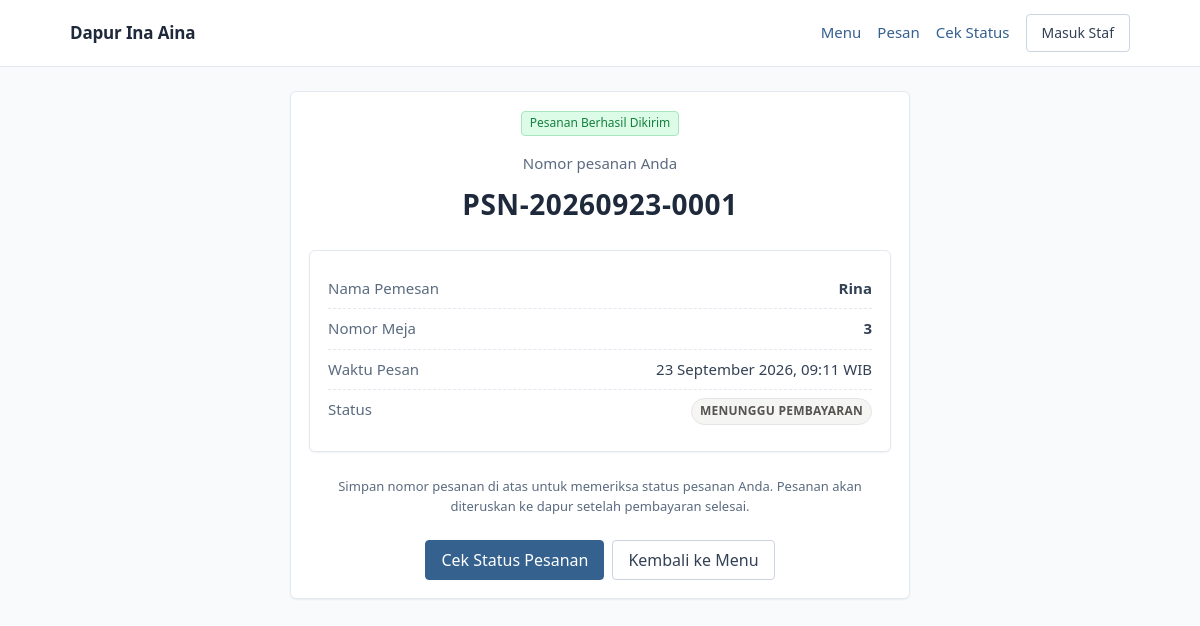
The app's page /pesan/diterima/PSN-20260923-0001/ with its own data.
### core/models.py (models this page shows, shortened)
class Pesanan(models.Model):
    ALUR_STATUS_VALID = {
        StatusPesanan.BARU: [
            StatusPesanan.DIBATALKAN,
        ],
        StatusPesanan.DIBAYAR: [
            StatusPesanan.DIPROSES,
            StatusPesanan.DIBATALKAN,
        ],
        StatusPesanan.DIPROSES: [
            StatusPesanan.SELESAI,
            StatusPesanan.DIBATALKAN,
        ],
        StatusPesanan.SELESAI: [],
        StatusPesanan.DIBATALKAN: [],
    }
    nomor_pesanan = models.CharField(max_length=20, unique=True, editable=False)
    pelanggan = models.ForeignKey(
        Pelanggan, on_delete=models.PROTECT, related_name="pesanan_list"
    )
    status = models.CharField(
        max_length=20, choices=StatusPesanan.choices, default=StatusPesanan.BARU
    )
    metode_dipilih = models.CharField(
        max_length=20,
        choices=MetodePembayaran.choices,
        default=MetodePembayaran.TUNAI,
    )
    dibuat_pada = models.DateTimeField(auto_now_add=True)
    diperbarui_pada = models.DateTimeField(auto_now=True)
    class Meta:
        db_table = "pesanan"
        verbose_name = "Pesanan"
        verbose_name_plural = "Pesanan"
        ordering = ["-dibuat_pada"]

class Pelanggan(models.Model):
    nama = models.CharField(max_length=100)
    nomor_meja = models.CharField(max_length=10)
    class Meta:
        db_table = "pelanggan"
        verbose_name = "Pelanggan"
        verbose_name_plural = "Pelanggan"

### core/views.py (the view)
class KonfirmasiPesananView(View):
    template_name = "pelanggan/konfirmasi_pesanan.html"
    def get(self, request, nomor):
        pesanan = get_object_or_404(
            Pesanan.objects.select_related("pelanggan"), nomor_pesanan=nomor
        )
        konteks = {
            "pesanan": pesanan,
            "judul_halaman": "Pesanan Diterima",
        }
        return render(request, self.template_name, konteks)

### core/autentikasi.py (called while the page is built)
def ambil_pengguna_sesi(request):
    id_pengguna = request.session.get(KUNCI_SESI)
    if not id_pengguna:
        return None
    return Pengguna.objects.filter(pk=id_pengguna, aktif=True).first()

### core/context_processors.py (called while the page is built)
def penanda_menu(request):
    nama_url = ""
    if request.resolver_match is not None:
        nama_url = request.resolver_match.url_name or ""
    return {"menu_aktif": PETA_MENU.get(nama_url, "")}

### templates/pelanggan/konfirmasi_pesanan.html (shortened to what this page needs)
{% extends "base.html" %}
{% block isi %}
  <div class="kartu mb-4" style="max-width: 620px; margin: 0 auto;">
    <div class="kartu-isi text-center">
      <span class="lencana lencana-stok--tersedia mb-3">Pesanan Berhasil Dikirim</span>
      <p class="teks-redup mb-2">Nomor pesanan Anda</p>
      <p class="judul mb-4" style="font-size: 1.75rem; letter-spacing: 0.02em;">
        {{ pesanan.nomor_pesanan }}
      </p>
      <div class="kartu kartu-isi text-start mb-4">
        <div class="ringkasan">
          <span class="ringkasan__label">Nama Pemesan</span>
          <span class="fw-semibold">{{ pesanan.pelanggan.nama }}</span>
        </div>
        <div class="ringkasan">
          <span class="ringkasan__label">Nomor Meja</span>
          <span class="fw-semibold">{{ pesanan.pelanggan.nomor_meja }}</span>
        </div>
        <div class="ringkasan">
          <span class="ringkasan__label">Waktu Pesan</span>
          <span>{{ pesanan.dibuat_pada|date:"d F Y, H:i" }} WIB</span>
        </div>
        <div class="ringkasan">
          <span class="ringkasan__label">Status</span>
          <span>{% include "komponen/lencana_status.html" with status=pesanan.status %}</span>
        </div>
      </div>
      <p class="teks-redup teks-kecil mb-4">
        Simpan nomor pesanan di atas untuk memeriksa status pesanan Anda.
        Pesanan akan diteruskan ke dapur setelah pembayaran selesai.
      </p>
      <div class="d-flex gap-2 justify-content-center flex-wrap">
        <a href="{% url 'core:cek_status' %}" class="btn btn-utama">
          Cek Status Pesanan
        </a>
        <a href="{% url 'core:beranda' %}" class="btn btn-garis">
          Kembali ke Menu
        </a>
      </div>
    </div>
  </div>
{% endblock %}

### static/css/app.css (style rules this page uses)
:root { --ina-aksen: #35618f; --ina-aksen-hover: #2b5182; --ina-aksen-lembut: #eaf2fa; --ina-halaman: #f8fafc; --ina-permukaan: #ffffff; --ina-garis: #e2e8f0; --ina-garis-tegas: #cbd5e1; --ina-teks: #334155; --ina-teks-redup: #5b6b7f; --ina-judul: #1e293b; --ina-sidebar: #1e293b; --ina-sidebar-teks: #cbd5e1; --ina-sidebar-aktif: #334155; --ina-sidebar-garis: #334155; --ina-baru-teks: #57534e; --ina-baru-latar: #f5f5f4; --ina-proses-teks: #9a4a00; --ina-proses-latar: #fdf0d5; --ina-selesai-teks: #0b6e75; --ina-selesai-latar: #d9f2f4; --ina-bayar-teks: #15803d; --ina-bayar-latar: #dcfce7; --ina-batal-teks: #b91c1c; --ina-batal-latar: #fee2e2; --ina-sukses-teks: #15803d; --ina-sukses-latar: #dcfce7; --ina-gagal-teks: #b91c1c; --ina-gagal-latar: #fee2e2; --ina-ingat-teks: #9a4a00; --ina-ingat-latar: #fdf0d5; --ina-radius: 6px; --ina-radius-kecil: 4px; --ina-bayang: 0 1px 2px rgba(15, 23, 42, 0.06); --ina-bayang-tinggi: 0 4px 12px rgba(15, 23, 42, 0.10); --ina-sidebar-lebar: 232px; --ina-tinggi-kontrol: 40px; }
body { background-color: var(--ina-halaman); color: var(--ina-teks); font-size: 0.9375rem; line-height: 1.55; font-family: system-ui, -apple-system, "Segoe UI", Roboto, "Helvetica Neue", Arial, sans-serif; }
h1, h2, h3, h4, h5, h6, .judul { color: var(--ina-judul); font-weight: 600; letter-spacing: -0.01em; }
a { color: var(--ina-aksen); text-decoration: none; }
.teks-redup { color: var(--ina-teks-redup); }
.teks-kecil { font-size: 0.8125rem; }
.btn { border-radius: var(--ina-radius-kecil); font-weight: 500; padding: 0.4375rem 0.9375rem; min-height: 38px; }
.btn-utama { background-color: var(--ina-aksen); border: 1px solid var(--ina-aksen); color: #ffffff; }
.btn-garis { background-color: var(--ina-permukaan); border: 1px solid var(--ina-garis-tegas); color: var(--ina-teks); }
.kartu { background-color: var(--ina-permukaan); border: 1px solid var(--ina-garis); border-radius: var(--ina-radius); box-shadow: var(--ina-bayang); }
.kartu-isi { padding: 1.125rem; }
.lencana { display: inline-block; padding: 0.125rem 0.5rem; border-radius: var(--ina-radius-kecil); font-size: 0.75rem; font-weight: 500; color: var(--ina-teks-redup); background-color: #f1f5f9; border: 1px solid var(--ina-garis); }
.lencana-stok--tersedia { color: var(--ina-bayar-teks); background-color: var(--ina-bayar-latar); border-color: #a9e5bd; }
.ringkasan { display: flex; justify-content: space-between; gap: 1rem; padding: 0.5rem 0; border-bottom: 1px dashed var(--ina-garis); }
.ringkasan:last-child { border-bottom: 0; }
.ringkasan__label { color: var(--ina-teks-redup); }
a { text-underline-offset: 2px; }
* { scrollbar-width: thin; scrollbar-color: #b6c2d1 var(--ina-halaman); }

### records on screen
Pesanan: nomor_pesanan "PSN-20260923-0001", pelanggan.nama "Rina", pelanggan.nomor_meja "3", dibuat_pada "23 September 2026, 09:11"
